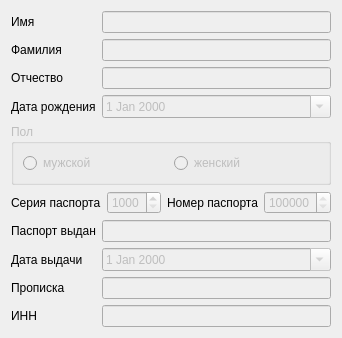
                    <widget class="QWidget" name="personalDataTab">
                     <attribute name="title">
                      <string>Личные</string>
                     </attribute>
                     <layout class="QVBoxLayout" name="verticalLayout_20">
                      <item>
                       <layout class="QFormLayout" name="formLayout_4">
                        <item row="0" column="0">
                         <widget class="QLabel" name="label_3">
                          <property name="text">
                           <string>Имя</string>
                          </property>
                         </widget>
                        </item>
                        <item row="1" column="0">
                         <widget class="QLabel" name="label_4">
                          <property name="text">
                           <string>Фамилия</string>
                          </property>
                         </widget>
                        </item>
                        <item row="2" column="0">
                         <widget class="QLabel" name="label_5">
                          <property name="text">
                           <string>Отчество</string>
                          </property>
                         </widget>
                        </item>
                        <item row="3" column="0">
                         <widget class="QLabel" name="label_6">
                          <property name="text">
                           <string>Дата рождения</string>
                          </property>
                         </widget>
                        </item>
                        <item row="0" column="1">
                         <widget class="QLineEdit" name="firstName">
                          <property name="enabled">
                           <bool>false</bool>
                          </property>
                          <property name="dragEnabled">
                           <bool>false</bool>
                          </property>
                          <property name="readOnly">
                           <bool>false</bool>
                          </property>
                         </widget>
                        </item>
                        <item row="1" column="1">
                         <widget class="QLineEdit" name="secondName">
                          <property name="enabled">
                           <bool>false</bool>
                          </property>
                         </widget>
                        </item>
                        <item row="2" column="1">
                         <widget class="QLineEdit" name="thirdName">
                          <property name="enabled">
                           <bool>false</bool>
                          </property>
                         </widget>
                        </item>
                        <item row="3" column="1">
                         <widget class="QDateEdit" name="dateOfBirth">
                          <property name="enabled">
                           <bool>false</bool>
                          </property>
                          <property name="wrapping">
                           <bool>false</bool>
                          </property>
                          <property name="frame">
                           <bool>true</bool>
                          </property>
                          <property name="buttonSymbols">
                           <enum>QAbstractSpinBox::UpDownArrows</enum>
                          </property>
                          <property name="keyboardTracking">
                           <bool>true</bool>
                          </property>
                          <property name="showGroupSeparator" stdset="0">
                           <bool>false</bool>
                          </property>
                          <property name="minimumDate">
                           <date>
                            <year>1900</year>
                            <month>9</month>
                            <day>14</day>
                           </date>
                          </property>
                          <property name="calendarPopup">
                           <bool>true</bool>
                          </property>
                         </widget>
                        </item>
                       </layout>
                      </item>
                      <item>
                       <widget class="QGroupBox" name="sexGroup">
                        <property name="enabled">
                         <bool>false</bool>
                        </property>
                        <property name="autoFillBackground">
                         <bool>false</bool>
                        </property>
                        <property name="title">
                         <string>Пол</string>
                        </property>
                        <property name="flat">
                         <bool>false</bool>
                        </property>
                        <property name="checkable">
                         <bool>false</bool>
                        </property>
                        <layout class="QHBoxLayout" name="horizontalLayout_2">
                         <item>
                          <widget class="QRadioButton" name="maleRButton">
                           <property name="text">
                            <string>мужской</string>
                           </property>
                          </widget>
                         </item>
                         <item>
                          <widget class="QRadioButton" name="femaleRButton">
                           <property name="enabled">
                            <bool>false</bool>
                           </property>
                           <property name="text">
                            <string>женский</string>
                           </property>
                          </widget>
                         </item>
                        </layout>
                       </widget>
                      </item>
                      <item>
                       <layout class="QHBoxLayout" name="horizontalLayout">
                        <item>
                         <widget class="QLabel" name="label_8">
                          <property name="text">
                           <string>Серия паспорта</string>
                          </property>
                         </widget>
                        </item>
                        <item>
                         <widget class="QSpinBox" name="pasportSeries">
                          <property name="enabled">
                           <bool>false</bool>
                          </property>
                          <property name="minimum">
                           <number>1000</number>
                          </property>
                          <property name="maximum">
                           <number>9999</number>
                          </property>
                         </widget>
                        </item>
                        <item>
                         <widget class="QLabel" name="label_12">
                          <property name="text">
                           <string>Номер паспорта</string>
                          </property>
                         </widget>
                        </item>
                        <item>
                         <widget class="QSpinBox" name="pasportNumber">
                          <property name="enabled">
                           <bool>false</bool>
                          </property>
                          <property name="minimum">
                           <number>100000</number>
                          </property>
                          <property name="maximum">
                           <number>999999</number>
                          </property>
                         </widget>
                        </item>
                       </layout>
                      </item>
                      <item>
                       <layout class="QFormLayout" name="formLayout_3">
                        <item row="0" column="0">
                         <widget class="QLabel" name="label_11">
                          <property name="text">
                           <string>Паспорт выдан</string>
                          </property>
                         </widget>
                        </item>
                        <item row="0" column="1">
                         <widget class="QLineEdit" name="pasportSourse">
                          <property name="enabled">
                           <bool>false</bool>
                          </property>
                         </widget>
                        </item>
                        <item row="1" column="0">
                         <widget class="QLabel" name="label_9">
                          <property name="text">
                           <string>Дата выдачи</string>
                          </property>
                         </widget>
                        </item>
                        <item row="1" column="1">
                         <widget class="QDateEdit" name="dateOfReceipt">
                          <property name="enabled">
                           <bool>false</bool>
                          </property>
                          <property name="wrapping">
                           <bool>false</bool>
                          </property>
                          <property name="frame">
                           <bool>true</bool>
                          </property>
                          <property name="buttonSymbols">
                           <enum>QAbstractSpinBox::UpDownArrows</enum>
                          </property>
                          <property name="keyboardTracking">
                           <bool>true</bool>
                          </property>
                          <property name="showGroupSeparator" stdset="0">
                           <bool>false</bool>
                          </property>
                          <property name="minimumDate">
                           <date>
                            <year>1900</year>
                            <month>9</month>
                            <day>14</day>
                           </date>
                          </property>
                          <property name="calendarPopup">
                           <bool>true</bool>
                          </property>
                         </widget>
                        </item>
                        <item row="2" column="0">
                         <widget class="QLabel" name="label_10">
                          <property name="text">
                           <string>Прописка</string>
                          </property>
                         </widget>
                        </item>
                        <item row="2" column="1">
                         <layout class="QHBoxLayout" name="horizontalLayout_9">
                          <item>
                           <widget class="QLineEdit" name="registration">
                            <property name="enabled">
                             <bool>false</bool>
                            </property>
                           </widget>
                          </item>
                         </layout>
                        </item>
                        <item row="3" column="0">
                         <widget class="QLabel" name="label_13">
                          <property name="text">
                           <string>ИНН</string>
                          </property>
                         </widget>
                        </item>
                        <item row="3" column="1">
                         <widget class="QLineEdit" name="INN">
                          <property name="enabled">
                           <bool>false</bool>
                          </property>
                         </widget>
                        </item>
                       </layout>
                      </item>
                     </layout>
                    </widget>
